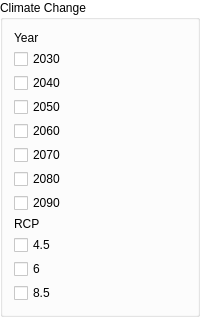
            <widget class="QGroupBox" name="groupBox_CC">
             <property name="palette">
              <palette>
               <active>
                <colorrole role="WindowText">
                 <brush brushstyle="SolidPattern">
                  <color alpha="255">
                   <red>0</red>
                   <green>0</green>
                   <blue>0</blue>
                  </color>
                 </brush>
                </colorrole>
                <colorrole role="Button">
                 <brush brushstyle="SolidPattern">
                  <color alpha="255">
                   <red>255</red>
                   <green>255</green>
                   <blue>255</blue>
                  </color>
                 </brush>
                </colorrole>
                <colorrole role="Light">
                 <brush brushstyle="SolidPattern">
                  <color alpha="255">
                   <red>255</red>
                   <green>255</green>
                   <blue>255</blue>
                  </color>
                 </brush>
                </colorrole>
                <colorrole role="Midlight">
                 <brush brushstyle="SolidPattern">
                  <color alpha="255">
                   <red>255</red>
                   <green>255</green>
                   <blue>255</blue>
                  </color>
                 </brush>
                </colorrole>
                <colorrole role="Dark">
                 <brush brushstyle="SolidPattern">
                  <color alpha="255">
                   <red>127</red>
                   <green>127</green>
                   <blue>127</blue>
                  </color>
                 </brush>
                </colorrole>
                <colorrole role="Mid">
                 <brush brushstyle="SolidPattern">
                  <color alpha="255">
                   <red>170</red>
                   <green>170</green>
                   <blue>170</blue>
                  </color>
                 </brush>
                </colorrole>
                <colorrole role="Text">
                 <brush brushstyle="SolidPattern">
                  <color alpha="255">
                   <red>0</red>
                   <green>0</green>
                   <blue>0</blue>
                  </color>
                 </brush>
                </colorrole>
                <colorrole role="BrightText">
                 <brush brushstyle="SolidPattern">
                  <color alpha="255">
                   <red>255</red>
                   <green>255</green>
                   <blue>255</blue>
                  </color>
                 </brush>
                </colorrole>
                <colorrole role="ButtonText">
                 <brush brushstyle="SolidPattern">
                  <color alpha="255">
                   <red>0</red>
                   <green>0</green>
                   <blue>0</blue>
                  </color>
                 </brush>
                </colorrole>
                <colorrole role="Base">
                 <brush brushstyle="SolidPattern">
                  <color alpha="255">
                   <red>255</red>
                   <green>255</green>
                   <blue>255</blue>
                  </color>
                 </brush>
                </colorrole>
                <colorrole role="Window">
                 <brush brushstyle="SolidPattern">
                  <color alpha="255">
                   <red>255</red>
                   <green>255</green>
                   <blue>255</blue>
                  </color>
                 </brush>
                </colorrole>
                <colorrole role="Shadow">
                 <brush brushstyle="SolidPattern">
                  <color alpha="255">
                   <red>0</red>
                   <green>0</green>
                   <blue>0</blue>
                  </color>
                 </brush>
                </colorrole>
                <colorrole role="AlternateBase">
                 <brush brushstyle="SolidPattern">
                  <color alpha="255">
                   <red>255</red>
                   <green>255</green>
                   <blue>255</blue>
                  </color>
                 </brush>
                </colorrole>
                <colorrole role="ToolTipBase">
                 <brush brushstyle="SolidPattern">
                  <color alpha="255">
                   <red>255</red>
                   <green>255</green>
                   <blue>220</blue>
                  </color>
                 </brush>
                </colorrole>
                <colorrole role="ToolTipText">
                 <brush brushstyle="SolidPattern">
                  <color alpha="255">
                   <red>0</red>
                   <green>0</green>
                   <blue>0</blue>
                  </color>
                 </brush>
                </colorrole>
                <colorrole role="PlaceholderText">
                 <brush brushstyle="NoBrush">
                  <color alpha="128">
                   <red>0</red>
                   <green>0</green>
                   <blue>0</blue>
                  </color>
                 </brush>
                </colorrole>
               </active>
               <inactive>
                <colorrole role="WindowText">
                 <brush brushstyle="SolidPattern">
                  <color alpha="255">
                   <red>0</red>
                   <green>0</green>
                   <blue>0</blue>
                  </color>
                 </brush>
                </colorrole>
                <colorrole role="Button">
                 <brush brushstyle="SolidPattern">
                  <color alpha="255">
                   <red>255</red>
                   <green>255</green>
                   <blue>255</blue>
                  </color>
                 </brush>
                </colorrole>
                <colorrole role="Light">
                 <brush brushstyle="SolidPattern">
                  <color alpha="255">
                   <red>255</red>
                   <green>255</green>
                   <blue>255</blue>
                  </color>
                 </brush>
                </colorrole>
                <colorrole role="Midlight">
                 <brush brushstyle="SolidPattern">
                  <color alpha="255">
                   <red>255</red>
                   <green>255</green>
                   <blue>255</blue>
                  </color>
                 </brush>
                </colorrole>
                <colorrole role="Dark">
                 <brush brushstyle="SolidPattern">
                  <color alpha="255">
                   <red>127</red>
                   <green>127</green>
                   <blue>127</blue>
                  </color>
                 </brush>
                </colorrole>
                <colorrole role="Mid">
                 <brush brushstyle="SolidPattern">
                  <color alpha="255">
                   <red>170</red>
                   <green>170</green>
                   <blue>170</blue>
                  </color>
                 </brush>
                </colorrole>
                <colorrole role="Text">
                 <brush brushstyle="SolidPattern">
                  <color alpha="255">
                   <red>0</red>
                   <green>0</green>
                   <blue>0</blue>
                  </color>
                 </brush>
                </colorrole>
                <colorrole role="BrightText">
                 <brush brushstyle="SolidPattern">
                  <color alpha="255">
                   <red>255</red>
                   <green>255</green>
                   <blue>255</blue>
                  </color>
                 </brush>
                </colorrole>
                <colorrole role="ButtonText">
                 <brush brushstyle="SolidPattern">
                  <color alpha="255">
                   <red>0</red>
                   <green>0</green>
                   <blue>0</blue>
                  </color>
                 </brush>
                </colorrole>
                <colorrole role="Base">
                 <brush brushstyle="SolidPattern">
                  <color alpha="255">
                   <red>255</red>
                   <green>255</green>
                   <blue>255</blue>
                  </color>
                 </brush>
                </colorrole>
                <colorrole role="Window">
                 <brush brushstyle="SolidPattern">
                  <color alpha="255">
                   <red>255</red>
                   <green>255</green>
                   <blue>255</blue>
                  </color>
                 </brush>
                </colorrole>
                <colorrole role="Shadow">
                 <brush brushstyle="SolidPattern">
                  <color alpha="255">
                   <red>0</red>
                   <green>0</green>
                   <blue>0</blue>
                  </color>
                 </brush>
                </colorrole>
                <colorrole role="AlternateBase">
                 <brush brushstyle="SolidPattern">
                  <color alpha="255">
                   <red>255</red>
                   <green>255</green>
                   <blue>255</blue>
                  </color>
                 </brush>
                </colorrole>
                <colorrole role="ToolTipBase">
                 <brush brushstyle="SolidPattern">
                  <color alpha="255">
                   <red>255</red>
                   <green>255</green>
                   <blue>220</blue>
                  </color>
                 </brush>
                </colorrole>
                <colorrole role="ToolTipText">
                 <brush brushstyle="SolidPattern">
                  <color alpha="255">
                   <red>0</red>
                   <green>0</green>
                   <blue>0</blue>
                  </color>
                 </brush>
                </colorrole>
                <colorrole role="PlaceholderText">
                 <brush brushstyle="NoBrush">
                  <color alpha="128">
                   <red>0</red>
                   <green>0</green>
                   <blue>0</blue>
                  </color>
                 </brush>
                </colorrole>
               </inactive>
               <disabled>
                <colorrole role="WindowText">
                 <brush brushstyle="SolidPattern">
                  <color alpha="255">
                   <red>127</red>
                   <green>127</green>
                   <blue>127</blue>
                  </color>
                 </brush>
                </colorrole>
                <colorrole role="Button">
                 <brush brushstyle="SolidPattern">
                  <color alpha="255">
                   <red>255</red>
                   <green>255</green>
                   <blue>255</blue>
                  </color>
                 </brush>
                </colorrole>
                <colorrole role="Light">
                 <brush brushstyle="SolidPattern">
                  <color alpha="255">
                   <red>255</red>
                   <green>255</green>
                   <blue>255</blue>
                  </color>
                 </brush>
                </colorrole>
                <colorrole role="Midlight">
                 <brush brushstyle="SolidPattern">
                  <color alpha="255">
                   <red>255</red>
                   <green>255</green>
                   <blue>255</blue>
                  </color>
                 </brush>
                </colorrole>
                <colorrole role="Dark">
                 <brush brushstyle="SolidPattern">
                  <color alpha="255">
                   <red>127</red>
                   <green>127</green>
                   <blue>127</blue>
                  </color>
                 </brush>
                </colorrole>
                <colorrole role="Mid">
                 <brush brushstyle="SolidPattern">
                  <color alpha="255">
                   <red>170</red>
                   <green>170</green>
                   <blue>170</blue>
                  </color>
                 </brush>
                </colorrole>
                <colorrole role="Text">
                 <brush brushstyle="SolidPattern">
                  <color alpha="255">
                   <red>127</red>
                   <green>127</green>
                   <blue>127</blue>
                  </color>
                 </brush>
                </colorrole>
                <colorrole role="BrightText">
                 <brush brushstyle="SolidPattern">
                  <color alpha="255">
                   <red>255</red>
                   <green>255</green>
                   <blue>255</blue>
                  </color>
                 </brush>
                </colorrole>
                <colorrole role="ButtonText">
                 <brush brushstyle="SolidPattern">
                  <color alpha="255">
                   <red>127</red>
                   <green>127</green>
                   <blue>127</blue>
                  </color>
                 </brush>
                </colorrole>
                <colorrole role="Base">
                 <brush brushstyle="SolidPattern">
                  <color alpha="255">
                   <red>255</red>
                   <green>255</green>
                   <blue>255</blue>
                  </color>
                 </brush>
                </colorrole>
                <colorrole role="Window">
                 <brush brushstyle="SolidPattern">
                  <color alpha="255">
                   <red>255</red>
                   <green>255</green>
                   <blue>255</blue>
                  </color>
                 </brush>
                </colorrole>
                <colorrole role="Shadow">
                 <brush brushstyle="SolidPattern">
                  <color alpha="255">
                   <red>0</red>
                   <green>0</green>
                   <blue>0</blue>
                  </color>
                 </brush>
                </colorrole>
                <colorrole role="AlternateBase">
                 <brush brushstyle="SolidPattern">
                  <color alpha="255">
                   <red>255</red>
                   <green>255</green>
                   <blue>255</blue>
                  </color>
                 </brush>
                </colorrole>
                <colorrole role="ToolTipBase">
                 <brush brushstyle="SolidPattern">
                  <color alpha="255">
                   <red>255</red>
                   <green>255</green>
                   <blue>220</blue>
                  </color>
                 </brush>
                </colorrole>
                <colorrole role="ToolTipText">
                 <brush brushstyle="SolidPattern">
                  <color alpha="255">
                   <red>0</red>
                   <green>0</green>
                   <blue>0</blue>
                  </color>
                 </brush>
                </colorrole>
                <colorrole role="PlaceholderText">
                 <brush brushstyle="NoBrush">
                  <color alpha="128">
                   <red>0</red>
                   <green>0</green>
                   <blue>0</blue>
                  </color>
                 </brush>
                </colorrole>
               </disabled>
              </palette>
             </property>
             <property name="autoFillBackground">
              <bool>true</bool>
             </property>
             <property name="title">
              <string>Climate Change</string>
             </property>
             <layout class="QVBoxLayout" name="verticalLayout_8">
              <property name="spacing">
               <number>4</number>
              </property>
              <item>
               <widget class="QLabel" name="label_6">
                <property name="frameShape">
                 <enum>QFrame::NoFrame</enum>
                </property>
                <property name="text">
                 <string>Year</string>
                </property>
               </widget>
              </item>
              <item>
               <widget class="QCheckBox" name="checkBox_2030">
                <property name="text">
                 <string>2030</string>
                </property>
               </widget>
              </item>
              <item>
               <widget class="QCheckBox" name="checkBox_2040">
                <property name="text">
                 <string>2040</string>
                </property>
               </widget>
              </item>
              <item>
               <widget class="QCheckBox" name="checkBox_2050">
                <property name="text">
                 <string>2050</string>
                </property>
               </widget>
              </item>
              <item>
               <widget class="QCheckBox" name="checkBox_2060">
                <property name="text">
                 <string>2060</string>
                </property>
               </widget>
              </item>
              <item>
               <widget class="QCheckBox" name="checkBox_2070">
                <property name="text">
                 <string>2070</string>
                </property>
               </widget>
              </item>
              <item>
               <widget class="QCheckBox" name="checkBox_2080">
                <property name="text">
                 <string>2080</string>
                </property>
               </widget>
              </item>
              <item>
               <widget class="QCheckBox" name="checkBox_2090">
                <property name="text">
                 <string>2090</string>
                </property>
               </widget>
              </item>
              <item>
               <widget class="QLabel" name="label_7">
                <property name="minimumSize">
                 <size>
                  <width>0</width>
                  <height>0</height>
                 </size>
                </property>
                <property name="frameShape">
                 <enum>QFrame::NoFrame</enum>
                </property>
                <property name="text">
                 <string>RCP</string>
                </property>
                <property name="wordWrap">
                 <bool>true</bool>
                </property>
               </widget>
              </item>
              <item>
               <widget class="QCheckBox" name="checkBox_45rcp">
                <property name="text">
                 <string>4.5</string>
                </property>
               </widget>
              </item>
              <item>
               <widget class="QCheckBox" name="checkBox_6rcp">
                <property name="text">
                 <string>6</string>
                </property>
               </widget>
              </item>
              <item>
               <widget class="QCheckBox" name="checkBox_85rcp">
                <property name="text">
                 <string>8.5</string>
                </property>
               </widget>
              </item>
             </layout>
            </widget>
